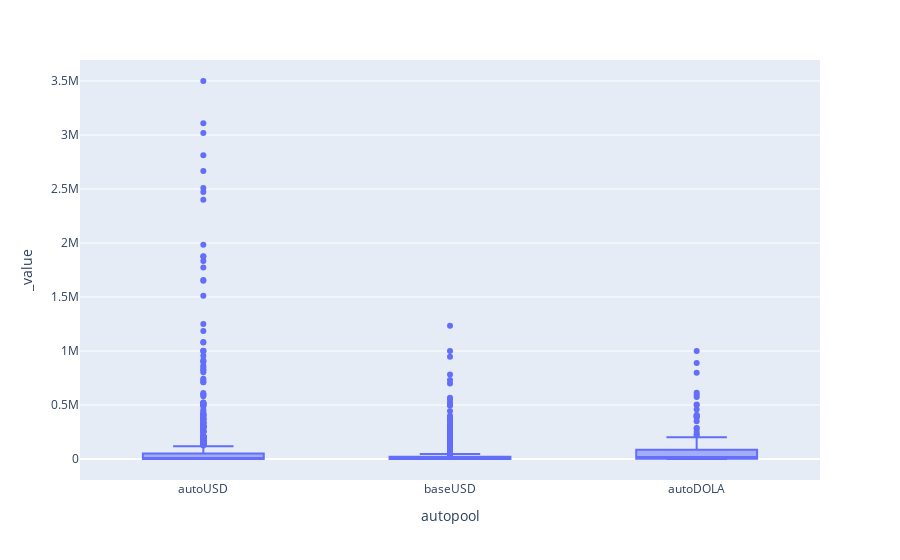

Here is the notebook cell this chart was saved with:
### Code cell
import pandas as pd
import plotly.express as px
from mainnet_launch.constants import *

df = pd.read_csv('autopool_deposits_withdrawals_and_transfers.csv', low_memory=False)

stable_autopools = ['baseUSD', 'autoUSD', 'sonicUSD', 'autoDOLA']
eth_autopools = ['autoETH', 'balETH', 'autoLRT', 'baseETH', 'dineroETH']
stable_df = df[df['autopool'].isin(stable_autopools)]
eth_df = df[df['autopool'].isin(eth_autopools)]

px.box(stable_df, y=['normalized_assets'], x='autopool')

### Figure 1 — Plotly figure (JSON) as saved in the notebook; plotly's stock layout.template omitted (floating-point values rounded to 4 significant figures; data arrays with more than 128 entries replaced by an {"elided": "..."} marker saying what was removed)
{"data": [{"alignmentgroup": "True", "hovertemplate": "autopool=%{x}<br>_value=%{y}<extra></extra>", "legendgroup": "", "marker": {"color": "#636efa"}, "name": "", "notched": false, "offsetgroup": "", "orientation": "v", "showlegend": false, "type": "box", "x": {"elided": "9514 str values"}, "x0": " ", "xaxis": "x", "y": {"elided": "9514 float values"}, "y0": " ", "yaxis": "y"}], "layout": {"boxmode": "group", "legend": {"tracegroupgap": 0}, "margin": {"t": 60}, "xaxis": {"anchor": "y", "domain": [0, 1], "title": {"text": "autopool"}}, "yaxis": {"anchor": "x", "domain": [0, 1], "title": {"text": "_value"}}}}
